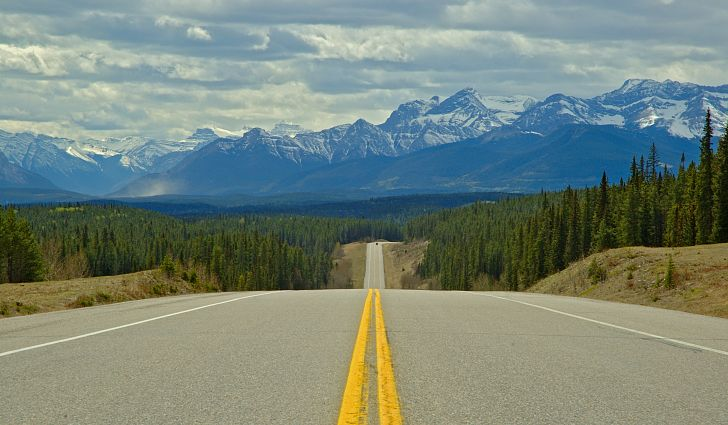
#> input picture img_read/pic_1.jpg, 728 x 425 px
$ python plt_imshow.py
#> lines starting #> are read from the running program, lines starting #| are printed output that depends on the picture
import numpy as np
import cv2
import matplotlib.pyplot as plt

#                (           ,       1        )
img = cv2.imread('pic_1.jpg', cv2.IMREAD_COLOR)
#> img is the input picture: shape (425, 728, 3); mean B, G, R 121.4, 132.7, 118.7

## in matplotlib library, we NEED TO DO BGR to RGB conversion
## and then apply plt stuff
## as in matplotlib dtype is float32 while our images are 8 bit 3 channel data.

img_RGB = cv2.cvtColor(img, cv2.COLOR_BGR2RGB)


## using matplotlib to show img
## cmap is color map not a necessary argument
plt.imshow(img_RGB, cmap=plt.cm.gray , interpolation = 'bicubic')

##drawing lines over the image using pixel values
plt.plot([150,180], [200,260], 'c', linewidth = 5)
plt.show()
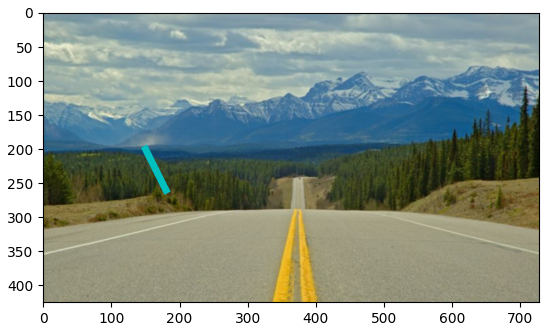
#> figure drawn by matplotlib, 1 panel
